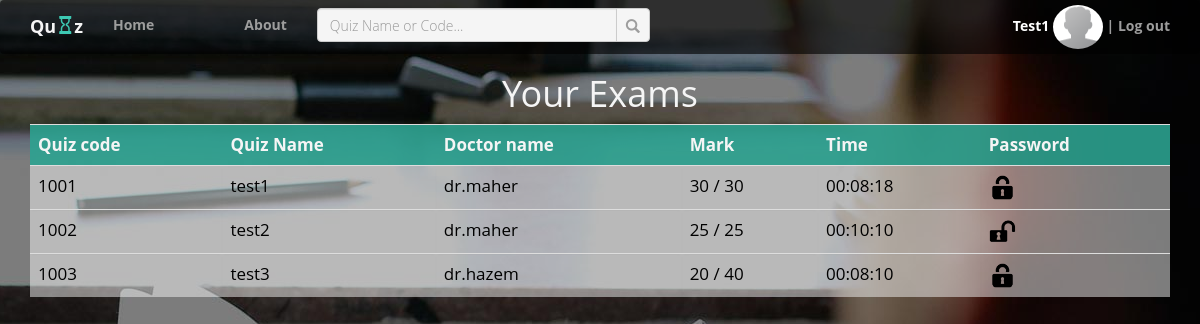
Page /view/History.php?name=mohamed (signed in) on the earlier database version.
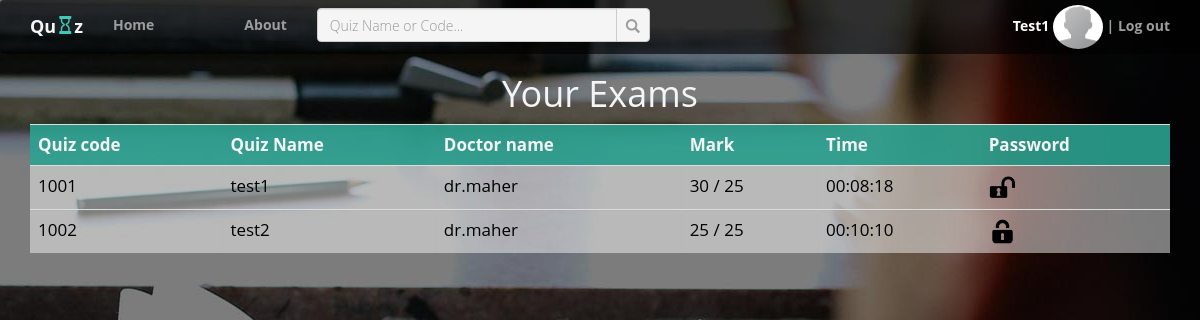
Same page on the later database version.
### tables this page shows
CREATE TABLE `quizzes` (
  `quiz_id` int(11) NOT NULL,
  `quiz_name` varchar(100) NOT NULL,
  `doctor_id` int(11) NOT NULL,
  `password` int(11) DEFAULT NULL,
  `date` timestamp NOT NULL DEFAULT CURRENT_TIMESTAMP ON UPDATE CURRENT_TIMESTAMP,
  `full_mark` int(11) NOT NULL,
  `doctor_name` varchar(100) NOT NULL,
  `state` varchar(20) DEFAULT NULL,
  `time` time NOT NULL
);

CREATE TABLE `users` (
  `id` int(11) NOT NULL,
  `username` varchar(100) NOT NULL,
  `password` varchar(64) NOT NULL,
  `email` varchar(100) NOT NULL,
  `type` varchar(10) NOT NULL,
  `birth_day` date NOT NULL,
  `country` varchar(50) NOT NULL,
  `gender` varchar(6) NOT NULL,
  `phone` varchar(20) NOT NULL,
  `image` longblob,
  `university` varchar(100) NOT NULL,
  `faculty` varchar(100) NOT NULL
);

CREATE TABLE `submits` (
  `id` int(11) NOT NULL,
  `student_id` int(11) NOT NULL,
  `quiz_id` int(11) NOT NULL,
  `mark` int(11) NOT NULL,
  `time` time NOT NULL
);

### controller/HistoryOperations.php (called while the page is built, shortened)
<?php
class HistoryOperations {
    public static function viewAllQuizzes($studentName) {
        include '../include/vars.php';
        $conn = new mysqli($host, $username, $password, $dbname);
        $query = "SELECT quizzes.quiz_id, quizzes.quiz_name, users.username, submits.mark, submits.time, quizzes.password, quizzes.full_mark from history "
                . "JOIN quizzes on history.doctor_id = quizzes.doctor_id "
                . "JOIN submits on submit_id = submits.id and history.student_name = '" . $studentName . "'"
                . "JOIN users on users.id = history.doctor_id and quizzes.quiz_id = history.quiz_id";
        $result = mysqli_query($conn, $query);
        if (mysqli_error($conn)) {
            echo 'error ';
            return NULL;
        } else {
            return $result;
        }
    }
}
?>

### view/History.php (the view, shortened to what this page needs)
<?php include './Header.php'; ?>
<html>
    <head>
       <link href="../recources/css/style1.css" rel="stylesheet" />
    </head>
    <body >
        <?php
        if (isset($_GET['name'])) {
            $studentName = $_GET['name'];
        } else {
            $studentName = $_SESSION['username'];
        }
        ?>
        <h1><center> Your Exams </center></h1>
        <div class="container">
            <table class="containerr table">
                <tr>
                    <th>Quiz code</th>
                    <th>Quiz Name</th>
                    <th>Doctor name</th>
                    <th>Mark</th>
                    <th>Time</th>
                    <th >Password</th>
                </tr>
                <?php
                include '../controller/HistoryOperations.php';
                $result = HistoryOperations::viewAllQuizzes($studentName);
                if (!$result) {
                    echo 'error2';
                } else {
                    $trID = 0;
                    while ($row = mysqli_fetch_array($result, 1)) {
                        $trID++;
                        echo "<tr style='cursor: pointer' id='$trID'>";
                        echo "<td>" . $row["quiz_id"] . "</a></td>";
                        echo "<td>" . $row['quiz_name'] . "</td>";
                        echo "<td>" . $row['username'] . "</td>";
                        echo "<td>" . $row['mark'] . " / " . $row['full_mark'] . "</td>";
                        echo "<td>" . $row['time'] . "</td>";
                        if ($row['password']) {
                            echo "<td>" . '<img src=" ../recources/images/0.png"  height="27">' . " </td>";
                        } else {
                            echo "<td>" . '<img src=" ../recources/images/1.png"  height="27">' . " </td>";
                        }
                        echo "</tr>";
                        ?>
                        <?php
                    }
                }
                ?>
            </table>
        </div>
    </body>
</html>

Differences in the rows shown:
removed quizzes: quiz_id "1003", quiz_name "test3", users.username "dr.hazem", submits.mark "20", full_mark "40", submits.time "00:08:10", password 5555 (drawn)
changed quizzes "test1": full_mark "30" → "25"; password 2222 → empty (drawn); password: picture added; password: picture removed
changed quizzes "test2": password empty → 2525 (drawn); password: picture added; password: picture removed
